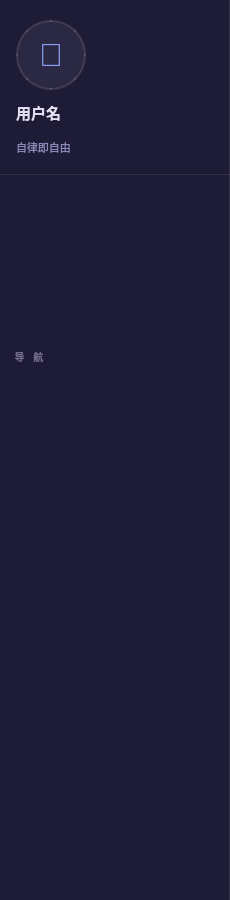
<?xml version="1.0" encoding="UTF-8"?>
<ui version="4.0">
 <class>LeftPanel</class>
 <widget class="QWidget" name="LeftPanel">
  <property name="geometry">
   <rect>
    <x>0</x>
    <y>0</y>
    <width>230</width>
    <height>900</height>
   </rect>
  </property>
  <property name="minimumSize">
   <size>
    <width>220</width>
    <height>0</height>
   </size>
  </property>
  <property name="maximumSize">
   <size>
    <width>260</width>
    <height>16777215</height>
   </size>
  </property>
  <property name="styleSheet">
   <string notr="true">
    #LeftPanel {
      background: rgba(15, 12, 41, 0.75);
      border-right: 1px solid rgba(255, 255, 255, 0.10);
    }
   </string>
  </property>
  <layout class="QVBoxLayout" name="leftMainLayout">
   <property name="spacing">
    <number>0</number>
   </property>
   <property name="leftMargin">
    <number>0</number>
   </property>
   <property name="topMargin">
    <number>0</number>
   </property>
   <property name="rightMargin">
    <number>0</number>
   </property>
   <property name="bottomMargin">
    <number>0</number>
   </property>
   <item>
    <widget class="QWidget" name="userInfoSection" native="true">
     <property name="minimumSize">
      <size>
       <width>0</width>
       <height>160</height>
      </size>
     </property>
     <property name="maximumSize">
      <size>
       <width>16777215</width>
       <height>175</height>
      </size>
     </property>
     <property name="styleSheet">
      <string notr="true">
       #userInfoSection {
         background: qlineargradient(x1:0, y1:0, x2:0, y2:1,
           stop:0 rgba(139, 158, 246, 0.10), stop:1 rgba(94, 234, 219, 0.03));
         border-bottom: 1px solid rgba(255, 255, 255, 0.08);
       }
      </string>
     </property>
     <layout class="QVBoxLayout" name="userInfoLayout">
      <property name="spacing">
       <number>8</number>
      </property>
      <property name="leftMargin">
       <number>16</number>
      </property>
      <property name="topMargin">
       <number>20</number>
      </property>
      <property name="rightMargin">
       <number>16</number>
      </property>
      <property name="bottomMargin">
       <number>14</number>
      </property>
      <item>
       <widget class="QLabel" name="avatarLabel">
        <property name="minimumSize">
         <size>
          <width>70</width>
          <height>70</height>
         </size>
        </property>
        <property name="maximumSize">
         <size>
          <width>70</width>
          <height>70</height>
         </size>
        </property>
        <property name="toolTip">
         <string>点击更换头像</string>
        </property>
        <property name="styleSheet">
         <string notr="true">
          QLabel {
            background: rgba(255, 255, 255, 0.06);
            border-radius: 35px;
            border: 2px solid rgba(255, 255, 255, 0.12);
            font-size: 32px;
            color: #8b9ef6;
          }
          QLabel:hover {
            border-color: rgba(139, 158, 246, 0.50);
            background: rgba(255, 255, 255, 0.10);
          }
         </string>
        </property>
        <property name="text">
         <string>👤</string>
        </property>
        <property name="alignment">
         <set>Qt::AlignmentFlag::AlignCenter</set>
        </property>
       </widget>
      </item>
      <item>
       <widget class="QLabel" name="usernameLabel">
        <property name="styleSheet">
         <string notr="true">color: #e2e0f0; font-size: 15px; font-weight: bold; background: transparent;</string>
        </property>
        <property name="text">
         <string>用户名</string>
        </property>
       </widget>
      </item>
      <item>
       <widget class="QLabel" name="bioLabel">
        <property name="styleSheet">
         <string notr="true">color: #8e8ab8; font-size: 11px; background: transparent;</string>
        </property>
        <property name="text">
         <string>自律即自由</string>
        </property>
       </widget>
      </item>
     </layout>
    </widget>
   </item>
   <item>
    <widget class="QWidget" name="navSection" native="true">
     <property name="styleSheet">
      <string notr="true">#navSection { background: transparent; }</string>
     </property>
     <layout class="QVBoxLayout" name="navSectionLayout">
      <property name="spacing">
       <number>0</number>
      </property>
      <property name="leftMargin">
       <number>0</number>
      </property>
      <property name="topMargin">
       <number>0</number>
      </property>
      <property name="rightMargin">
       <number>0</number>
      </property>
      <property name="bottomMargin">
       <number>0</number>
      </property>
      <item>
       <widget class="QLabel" name="navTitleLabel">
        <property name="minimumSize">
         <size>
          <width>0</width>
          <height>32</height>
         </size>
        </property>
        <property name="styleSheet">
         <string notr="true">color: #6e6a88; font-size: 10px; font-weight: bold; letter-spacing: 3px; padding: 10px 0px; background: transparent;</string>
        </property>
        <property name="text">
         <string>  导 航</string>
        </property>
       </widget>
      </item>
      <item>
       <widget class="QWidget" name="navContainer" native="true">
        <property name="styleSheet">
         <string notr="true">#navContainer { background: transparent; }</string>
        </property>
        <layout class="QVBoxLayout" name="navContainerLayout">
         <property name="spacing">
          <number>2</number>
         </property>
         <property name="leftMargin">
          <number>8</number>
         </property>
         <property name="topMargin">
          <number>4</number>
         </property>
         <property name="rightMargin">
          <number>8</number>
         </property>
         <property name="bottomMargin">
          <number>4</number>
         </property>
        </layout>
       </widget>
      </item>
     </layout>
    </widget>
   </item>
  </layout>
 </widget>
 <resources/>
 <connections/>
</ui>
